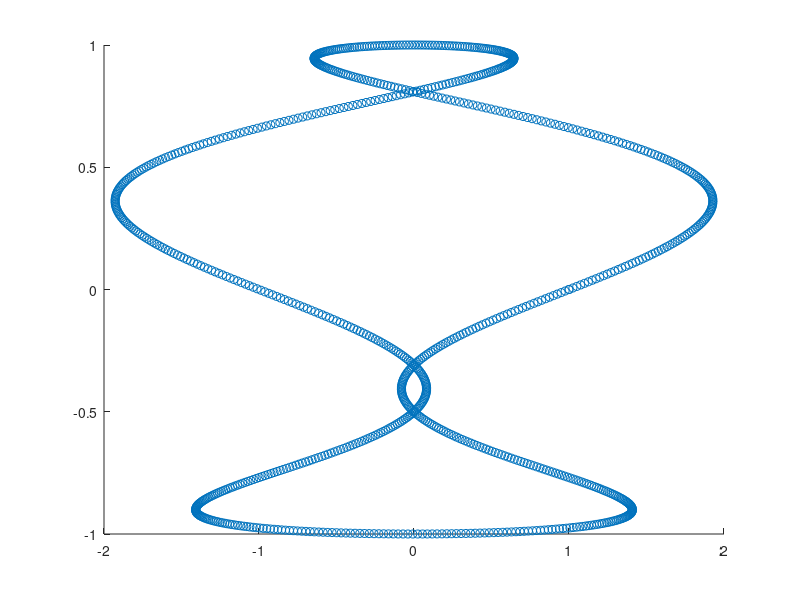

Reproduce this figure in MATLAB.
clear
% パラメータtの範囲を定義
t = linspace(0, 2*pi, 1000);

% 周波数fを定義
f = 4;

% 円の外形が周波数fのサインカーブになっている形のx座標とy座標を計算
x = cos(t) + sin(f*t);
y = sin(t);

% 座標をposition変数に格納
position = [x; y];
scatter(x, y)

% position変数をcycloid.matファイルに保存
save('uneune.mat', 'position')
